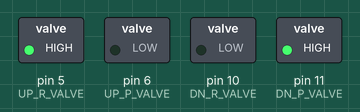
Bench run of a sketch on a simulated Arduino Uno, built with avr-gcc and run on an emulated ATmega328P. On the bench: switched loads named in the sketch (green lamp = pin HIGH).

Above: at 3.0 s.
At 9.0 s:
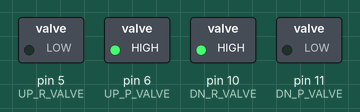
Timing chart, 0 to 15.6 s (numbered marks = the images above):
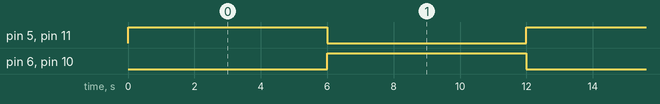

Measured:
- by itself, pin 5 (UP_R_VALVE), pin 6 (UP_P_VALVE), pin 10 (DN_R_VALVE), pin 11 (DN_P_VALVE): alternates HIGH for 6.0 s and LOW for 6.0 s
- by itself, everything shown: repeats every 12.0 s, in 3 steps

The sketch:

wavetank_simple.ino
```cpp
//digital output pins for relay
const int UP_R_VALVE = 5;
const int UP_P_VALVE = 6;
const int DN_R_VALVE = 10;
const int DN_P_VALVE = 11;
const int hz =12000;

void setup() {

  pinMode(UP_R_VALVE, OUTPUT);
  pinMode(UP_P_VALVE, OUTPUT);
  pinMode(DN_R_VALVE, OUTPUT);
  pinMode(DN_P_VALVE, OUTPUT);
}

void loop() {
  digitalWrite(UP_R_VALVE, HIGH);
  digitalWrite(DN_P_VALVE, HIGH);
  delay(hz/2);
  digitalWrite(UP_R_VALVE, LOW);
  digitalWrite(DN_P_VALVE, LOW);

  digitalWrite(DN_R_VALVE, HIGH);
  digitalWrite(UP_P_VALVE, HIGH);
  delay(hz/2);
  digitalWrite(DN_R_VALVE, LOW);
  digitalWrite(UP_P_VALVE, LOW);
}
```
